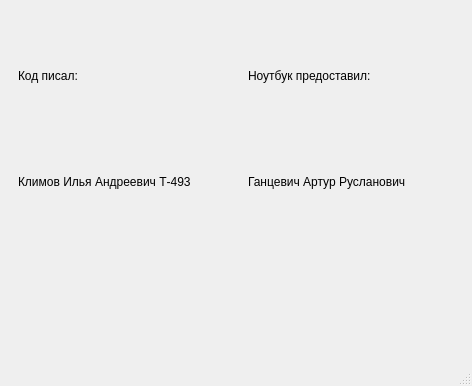
<?xml version="1.0" encoding="UTF-8"?>
<ui version="4.0">
 <class>AuthorWindow</class>
 <widget class="QMainWindow" name="AuthorWindow">
  <property name="geometry">
   <rect>
    <x>0</x>
    <y>0</y>
    <width>472</width>
    <height>386</height>
   </rect>
  </property>
  <property name="windowTitle">
   <string>Кто лучший?</string>
  </property>
  <property name="windowIcon">
   <iconset resource="res.qrc">
    <normaloff>:/assets/WindowIcon.png</normaloff>:/assets/WindowIcon.png</iconset>
  </property>
  <widget class="QWidget" name="centralwidget">
   <layout class="QHBoxLayout" name="horizontalLayout">
    <item>
     <widget class="QWidget" name="widget" native="true">
      <property name="maximumSize">
       <size>
        <width>280</width>
        <height>330</height>
       </size>
      </property>
      <layout class="QVBoxLayout" name="verticalLayout">
       <item>
        <widget class="QLabel" name="label_2">
         <property name="text">
          <string>Код писал:</string>
         </property>
        </widget>
       </item>
       <item>
        <widget class="QLabel" name="Ilya">
         <property name="text">
          <string>Климов Илья Андреевич Т-493</string>
         </property>
        </widget>
       </item>
       <item>
        <widget class="QLabel" name="IlyaImage">
         <property name="maximumSize">
          <size>
           <width>192</width>
           <height>256</height>
          </size>
         </property>
         <property name="text">
          <string/>
         </property>
         <property name="pixmap">
          <pixmap resource="res.qrc">:/assets/Shlusha.bmp</pixmap>
         </property>
         <property name="scaledContents">
          <bool>true</bool>
         </property>
        </widget>
       </item>
      </layout>
     </widget>
    </item>
    <item>
     <widget class="QWidget" name="widget_2" native="true">
      <property name="maximumSize">
       <size>
        <width>280</width>
        <height>330</height>
       </size>
      </property>
      <layout class="QVBoxLayout" name="verticalLayout_2">
       <item>
        <widget class="QLabel" name="label">
         <property name="text">
          <string>Ноутбук предоставил:</string>
         </property>
        </widget>
       </item>
       <item>
        <widget class="QLabel" name="Artur">
         <property name="text">
          <string>Ганцевич Артур Русланович</string>
         </property>
        </widget>
       </item>
       <item>
        <widget class="QLabel" name="ArturImage">
         <property name="maximumSize">
          <size>
           <width>193</width>
           <height>256</height>
          </size>
         </property>
         <property name="text">
          <string/>
         </property>
         <property name="pixmap">
          <pixmap resource="res.qrc">:/assets/Arturka.bmp</pixmap>
         </property>
         <property name="scaledContents">
          <bool>true</bool>
         </property>
        </widget>
       </item>
      </layout>
     </widget>
    </item>
   </layout>
  </widget>
  <widget class="QMenuBar" name="menubar">
   <property name="geometry">
    <rect>
     <x>0</x>
     <y>0</y>
     <width>472</width>
     <height>23</height>
    </rect>
   </property>
  </widget>
  <widget class="QStatusBar" name="statusbar"/>
 </widget>
 <resources>
  <include location="res.qrc"/>
 </resources>
 <connections/>
</ui>
